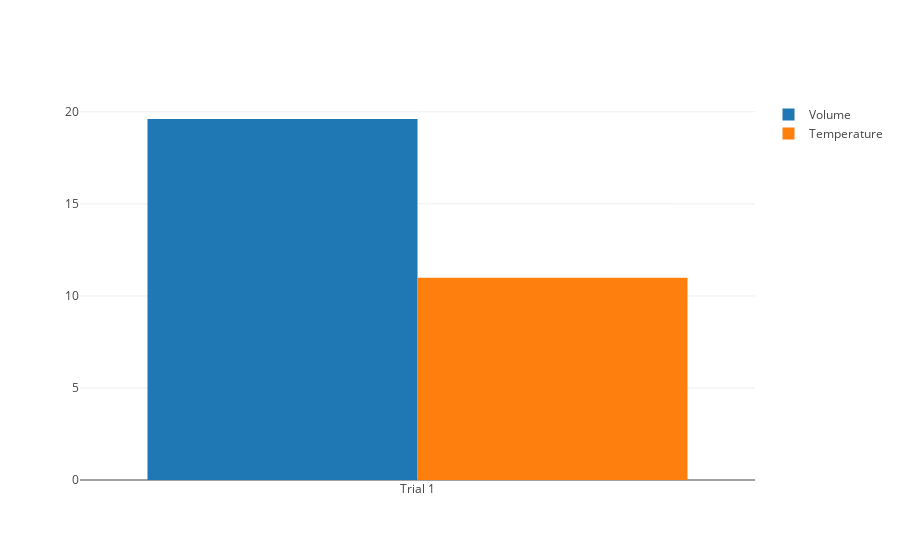

The code cell stored with this chart in its notebook:
### Code cell
#STEP 3
#graph-generating cell - run after generating each new data pair

init_notebook_mode(connected=True)

#generates volume bars
trace1 = go.Bar(
    x=trials,
    y=volumes,
    name='Volume'
)

#generates temperature bars
trace2 = go.Bar(
    x=trials,
    y=temps,
    name='Temperature'
)

#gives graph grouped-bars layout
data = [trace1, trace2]
layout = go.Layout(
    barmode='group'
)

#generates graph
fig = go.Figure(data=data, layout=layout)
py.iplot(fig, filename='grouped-bar')

### Figure 1 — Plotly figure (JSON) as saved in the notebook; plotly's stock layout.template omitted (floating-point values rounded to 4 significant figures)
{"data": [{"name": "Volume", "type": "bar", "x": ["Trial 1"], "y": [19.61]}, {"name": "Temperature", "type": "bar", "x": ["Trial 1"], "y": [10.98]}], "layout": {"barmode": "group"}}
